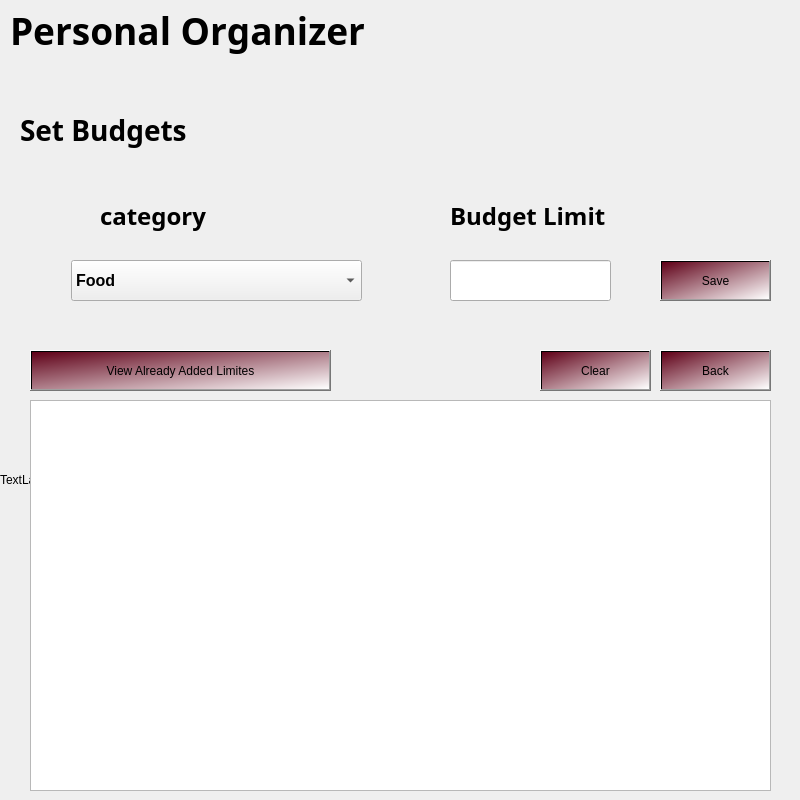
<?xml version="1.0" encoding="UTF-8"?>
<ui version="4.0">
 <class>setbudget</class>
 <widget class="QDialog" name="setbudget">
  <property name="geometry">
   <rect>
    <x>0</x>
    <y>0</y>
    <width>800</width>
    <height>800</height>
   </rect>
  </property>
  <property name="maximumSize">
   <size>
    <width>800</width>
    <height>800</height>
   </size>
  </property>
  <property name="windowTitle">
   <string>Dialog</string>
  </property>
  <widget class="QLabel" name="label_6">
   <property name="geometry">
    <rect>
     <x>20</x>
     <y>100</y>
     <width>241</width>
     <height>61</height>
    </rect>
   </property>
   <property name="font">
    <font>
     <family>Segoe UI Variable</family>
     <pointsize>21</pointsize>
     <bold>true</bold>
    </font>
   </property>
   <property name="text">
    <string>Set Budgets</string>
   </property>
  </widget>
  <widget class="QLabel" name="label">
   <property name="geometry">
    <rect>
     <x>100</x>
     <y>200</y>
     <width>171</width>
     <height>31</height>
    </rect>
   </property>
   <property name="font">
    <font>
     <family>Sitka Banner</family>
     <pointsize>18</pointsize>
     <bold>true</bold>
    </font>
   </property>
   <property name="text">
    <string>category</string>
   </property>
  </widget>
  <widget class="QLabel" name="label_2">
   <property name="geometry">
    <rect>
     <x>450</x>
     <y>200</y>
     <width>171</width>
     <height>31</height>
    </rect>
   </property>
   <property name="font">
    <font>
     <family>Sitka Banner</family>
     <pointsize>18</pointsize>
     <bold>true</bold>
    </font>
   </property>
   <property name="text">
    <string>Budget Limit</string>
   </property>
  </widget>
  <widget class="QLineEdit" name="limit">
   <property name="geometry">
    <rect>
     <x>450</x>
     <y>260</y>
     <width>161</width>
     <height>41</height>
    </rect>
   </property>
  </widget>
  <widget class="QPushButton" name="back">
   <property name="geometry">
    <rect>
     <x>660</x>
     <y>350</y>
     <width>111</width>
     <height>41</height>
    </rect>
   </property>
   <property name="styleSheet">
    <string notr="true">background-color: qlineargradient(spread:pad, x1:0, y1:0, x2:1, y2:1, stop:0 rgba(95, 0, 23, 255), stop:1 rgba(255, 255, 255, 255));
color: rgb(0, 0, 0);
font: 12pt &quot;Showcard Gothic&quot;;</string>
   </property>
   <property name="text">
    <string>Back</string>
   </property>
  </widget>
  <widget class="QPushButton" name="savebudget">
   <property name="geometry">
    <rect>
     <x>660</x>
     <y>260</y>
     <width>111</width>
     <height>41</height>
    </rect>
   </property>
   <property name="styleSheet">
    <string notr="true">background-color: qlineargradient(spread:pad, x1:0, y1:0, x2:1, y2:1, stop:0 rgba(95, 0, 23, 255), stop:1 rgba(255, 255, 255, 255));
color: rgb(0, 0, 0);
font: 12pt &quot;Showcard Gothic&quot;;</string>
   </property>
   <property name="text">
    <string>Save</string>
   </property>
  </widget>
  <widget class="QLabel" name="label_11">
   <property name="geometry">
    <rect>
     <x>0</x>
     <y>-240</y>
     <width>811</width>
     <height>331</height>
    </rect>
   </property>
   <property name="styleSheet">
    <string notr="true">image:url(:/images/header.jpg)</string>
   </property>
   <property name="text">
    <string>TextLabel</string>
   </property>
  </widget>
  <widget class="QLabel" name="label_4">
   <property name="geometry">
    <rect>
     <x>10</x>
     <y>0</y>
     <width>641</width>
     <height>61</height>
    </rect>
   </property>
   <property name="font">
    <font>
     <family>Perpetua Titling MT</family>
     <pointsize>28</pointsize>
     <bold>true</bold>
     <underline>false</underline>
     <strikeout>false</strikeout>
     <kerning>false</kerning>
    </font>
   </property>
   <property name="text">
    <string>Personal Organizer</string>
   </property>
  </widget>
  <widget class="QLabel" name="label_12">
   <property name="geometry">
    <rect>
     <x>0</x>
     <y>80</y>
     <width>800</width>
     <height>800</height>
    </rect>
   </property>
   <property name="maximumSize">
    <size>
     <width>800</width>
     <height>800</height>
    </size>
   </property>
   <property name="styleSheet">
    <string notr="true">image:url(:/images/sky.jpg)</string>
   </property>
   <property name="text">
    <string>TextLabel</string>
   </property>
  </widget>
  <widget class="QTableView" name="budgetview">
   <property name="geometry">
    <rect>
     <x>30</x>
     <y>400</y>
     <width>741</width>
     <height>391</height>
    </rect>
   </property>
  </widget>
  <widget class="QComboBox" name="categorycomboBox">
   <property name="geometry">
    <rect>
     <x>71</x>
     <y>260</y>
     <width>291</width>
     <height>41</height>
    </rect>
   </property>
   <property name="font">
    <font>
     <pointsize>12</pointsize>
     <bold>true</bold>
    </font>
   </property>
   <item>
    <property name="text">
     <string>Food</string>
    </property>
   </item>
   <item>
    <property name="text">
     <string>Entertainment</string>
    </property>
   </item>
   <item>
    <property name="text">
     <string>Traveling</string>
    </property>
   </item>
   <item>
    <property name="text">
     <string>Clothing</string>
    </property>
   </item>
   <item>
    <property name="text">
     <string>Educational Equipments</string>
    </property>
   </item>
   <item>
    <property name="text">
     <string>University Fees</string>
    </property>
   </item>
  </widget>
  <widget class="QPushButton" name="view">
   <property name="geometry">
    <rect>
     <x>30</x>
     <y>350</y>
     <width>301</width>
     <height>41</height>
    </rect>
   </property>
   <property name="styleSheet">
    <string notr="true">background-color: qlineargradient(spread:pad, x1:0, y1:0, x2:1, y2:1, stop:0 rgba(95, 0, 23, 255), stop:1 rgba(255, 255, 255, 255));
color: rgb(0, 0, 0);
font: 12pt &quot;Showcard Gothic&quot;;</string>
   </property>
   <property name="text">
    <string>View Already Added Limites</string>
   </property>
  </widget>
  <widget class="QPushButton" name="cleartable">
   <property name="geometry">
    <rect>
     <x>540</x>
     <y>350</y>
     <width>111</width>
     <height>41</height>
    </rect>
   </property>
   <property name="styleSheet">
    <string notr="true">background-color: qlineargradient(spread:pad, x1:0, y1:0, x2:1, y2:1, stop:0 rgba(95, 0, 23, 255), stop:1 rgba(255, 255, 255, 255));
color: rgb(0, 0, 0);
font: 12pt &quot;Showcard Gothic&quot;;</string>
   </property>
   <property name="text">
    <string>Clear</string>
   </property>
  </widget>
  <zorder>label_12</zorder>
  <zorder>label_11</zorder>
  <zorder>label_4</zorder>
  <zorder>label_6</zorder>
  <zorder>label</zorder>
  <zorder>label_2</zorder>
  <zorder>limit</zorder>
  <zorder>back</zorder>
  <zorder>savebudget</zorder>
  <zorder>budgetview</zorder>
  <zorder>categorycomboBox</zorder>
  <zorder>view</zorder>
  <zorder>cleartable</zorder>
 </widget>
 <resources/>
 <connections/>
</ui>
